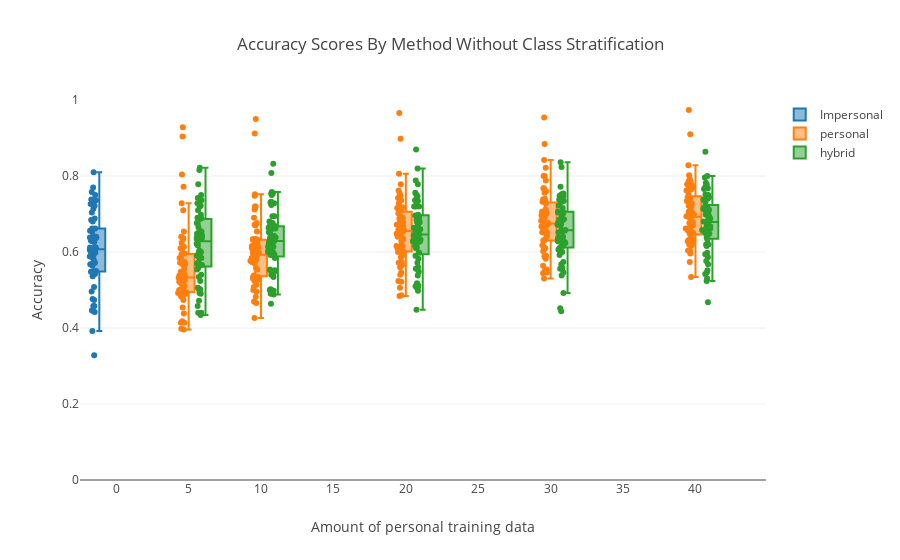

The notebook cell this image was saved under:
### Code cell
impersonal_trace = go.Box(y=impersonal_mean_scores,
                          x=0,
                          boxpoints='all',
                          jitter=0.8,
                          pointpos=-1,
                          name="Impersonal")


personal_trace = go.Box(y=all_personal_scores,
                       x=all_personal_sizes,
                        boxpoints='all',
                          jitter=0.8,
                          pointpos=-1,
                       name="personal")

hybrid_trace = go.Box(y=all_hybrid_scores,
                     x=all_hybrid_sizes,
                      boxpoints='all',
                          jitter=0.8,
                          pointpos=-1,
                     name="hybrid")

data = [impersonal_trace, personal_trace, hybrid_trace]
layout = go.Layout(yaxis=dict(title='Accuracy', range=[0,1]),
                   xaxis=dict(title='Amount of personal training data'),
                   boxmode='group',
                   title="Accuracy Scores By Method Without Class Stratification"
                  )
fig = go.Figure(data=data, layout=layout)
iplot(fig)

### Figure 1 — Plotly figure (JSON) as saved in the notebook; plotly's stock layout.template omitted (floating-point values rounded to 4 significant figures; data arrays with more than 128 entries replaced by an {"elided": "..."} marker saying what was removed)
{"data": [{"boxpoints": "all", "jitter": 0.8, "name": "Impersonal", "pointpos": -1, "type": "box", "x": 0, "y": [0.598, 0.656, 0.738, 0.638, 0.736, 0.568, 0.654, 0.55, 0.578, 0.662, 0.458, 0.606, 0.608, 0.612, 0.642, 0.662, 0.542, 0.758, 0.628, 0.446, 0.64, 0.474, 0.77, 0.536, 0.638, 0.508, 0.75, 0.594, 0.63, 0.736, 0.81, 0.446, 0.598, 0.6, 0.458, 0.59, 0.328, 0.548, 0.636, 0.626, 0.476, 0.684, 0.392, 0.572, 0.442, 0.548, 0.586, 0.722, 0.612, 0.636, 0.714, 0.572, 0.568, 0.688, 0.588, 0.564, 0.68, 0.726, 0.496, 0.704]}, {"boxpoints": "all", "jitter": 0.8, "name": "personal", "pointpos": -1, "type": "box", "x": {"elided": "300 int values"}, "y": {"elided": "300 float values"}}, {"boxpoints": "all", "jitter": 0.8, "name": "hybrid", "pointpos": -1, "type": "box", "x": {"elided": "300 int values"}, "y": {"elided": "300 float values"}}], "layout": {"boxmode": "group", "title": "Accuracy Scores By Method Without Class Stratification", "xaxis": {"title": "Amount of personal training data"}, "yaxis": {"range": [0, 1], "title": "Accuracy"}}}
